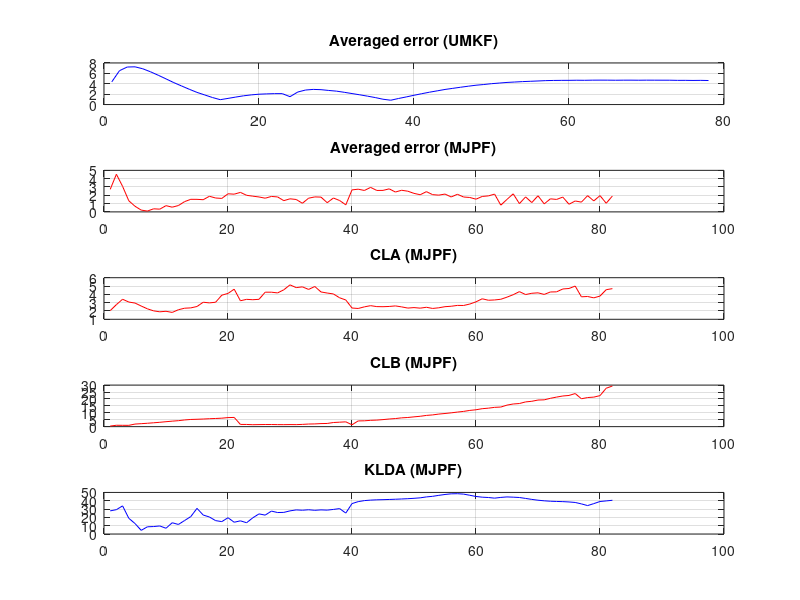

This figure's MATLAB source:
clear 
close all
clc

% Loading trajectory 9 of testing, which is very normal
trajectoryNum = 9;
load dataFollowerTest
load abn_test_follower_traj10

% Anomalies from MJPF
abnormMeas = estimationAbn.mean_error;
abnormdCLA = estimationAbn.CLA;
abnormdCLB = estimationAbn.CLB;
KLDabn_all = estimationAbn.sommaKLD_simmetrica;

% Anomalies from UMKF
abnUMKF = data.MMCell{1, trajectoryNum}(:, 3:4);
abnUMKF_meaned = mean(abs(abnUMKF), 2);

subplot(5,1,1);
cla
plot(abnUMKF_meaned(2:end),'-b')
title('Averaged error (UMKF)')
grid on
subplot(5,1,2);
cla
plot(abnormMeas(2:end),'-r')
title('Averaged error (MJPF)')
grid on
subplot(5,1,3);
cla
plot(abnormdCLA(2:end),'-r')
title('CLA (MJPF)')
grid on
subplot(5,1,4);
cla
plot(abnormdCLB(2:end), '-r')
title('CLB (MJPF)')
grid on
subplot(5,1,5);
cla
plot(KLDabn_all(2:end),'-b')
title('KLDA (MJPF)')
grid on